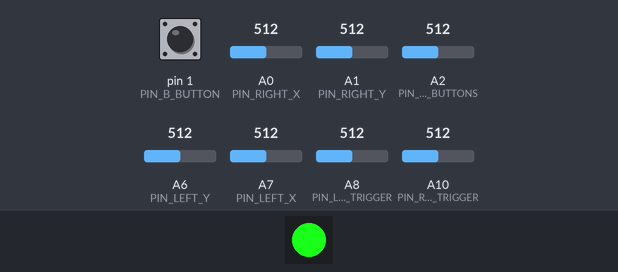
Bench run of a program on a simulated Arduino Micro, built with avr-gcc and run on an emulated ATmega32U4. On the bench: 1 RGB LEDs in strip order, left to right. The inputs (shaded band) are chosen by the test bench; at power-on: pin 1 (PIN_B_BUTTON) LOW, A0 (PIN_RIGHT_X) = 512, A1 (PIN_RIGHT_Y) = 512, A2 (PIN_START_BUTTONS) = 512, A6 (PIN_LEFT_Y) = 512, A7 (PIN_LEFT_X) = 512, A8 (PIN_LEFT_TRIGGER) = 512, A10 (PIN_RIGHT_TRIGGER) = 512. No radio packets arrive unless stated; what the program prints to the serial monitor is not drawn.

Above: at 0.1 s.
Timing chart, 0 to 1.6 s (numbered marks = the images above):
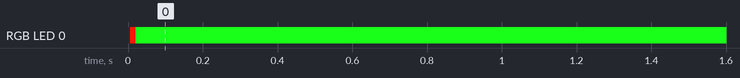

Measured:
- by itself, RGB LED 0: off → RGB(255, 25, 0) at 0.01 s, → RGB(25, 255, 25) 0.01 s later

The program:

main.cpp
```cpp
#include <Arduino.h>
#include <nRF24L01.h>
#include <RF24.h>
#include <Adafruit_NeoPixel.h>

#include "Controller.h"
#include "Colors.h"
#include "ControllerData.h"

RF24 radio(2, 12);  // CE, CSN
const byte address[5] = {'j', 'm', 'a', 't', 't'};

const float LOOP_INTERVAL = 16.666;  //60Hz in ms; how often to transmit new data
const short FAIL_INTERVAL = 250;  //250 ms; minimum period of consecutive failed transmissions before we consider connection lost
long previousMillis = 0;
long lastConnected = 0;
bool writeStatus = false;
const byte LED_PIN = 11;

Adafruit_NeoPixel pixel = Adafruit_NeoPixel(1, LED_PIN, NEO_GRB + NEO_KHZ800);
Controller controller;
ControllerData::ControllerDataStruct controllerData;

void setLED(const byte channels[3]);

void setup() {
    Serial.begin(9600);
    pixel.begin();
    radio.begin();
    radio.setPALevel(RF24_PA_MAX);
    radio.setDataRate(RF24_250KBPS); //low data rate improves range
    radio.openWritingPipe(address);
    radio.setRetries(3, 3); //1ms delay, 3 retries
    radio.stopListening();
    setLED(Colors::getInstance().RED); //start LED red until connection is made
    // TCCR2B = (TCCR2B & 0b11111000) | 0x01; //adjust PWM frequency for trigger motor whine
    Serial.println("starting up...");
}

void loop() {
    if((millis() - previousMillis) < LOOP_INTERVAL) {
        return;
    }
    previousMillis = millis();

    controller.gatherAllInputs();
    // controller.doRumbleMotors();
    controllerData = controller.getStruct();
    // Serial.println(controllerData.toString());

    writeStatus = radio.write(&controllerData, sizeof(controllerData));

    if(writeStatus == 1) {
        lastConnected = millis();
        setLED(Colors::getInstance().GREEN);
    } else {
        if((millis() - lastConnected) >= FAIL_INTERVAL) {
            setLED(Colors::getInstance().RED);
        }
    }
}

/**
 * Sets the onboard RGB led to the given color
 *
 * @param channels Red, green, & blue color channels for the LED
 */
void setLED(const byte channels[3]) {
    pixel.setPixelColor(0, pixel.Color(channels[0], channels[1], channels[2]));
    pixel.show();
}
```

Colors.h
```cpp
#ifndef COLORS_H
#define COLORS_H

#include "Arduino.h"

class Colors {
public:
    static Colors& getInstance() {
        static Colors INSTANCE;
        return INSTANCE;
    }

    const byte WHITE[3] = {255, 255, 255};
    const byte RED[3] = {255, 25, 0};
    const byte GREEN[3] = {25, 255, 25};
    const byte OFF[3] = {0, 0, 0};

private:
    Colors() {}

};

#endif
```

Controller.cpp
```cpp
#include "Controller.h"

Controller::Controller() {
    leftBumper = 0;
    rightBumper = 0;

    // pinMode(PIN_START, INPUT_PULLUP);
}

Controller::~Controller() {}

void Controller::gatherAllInputs() {
    // // bumpers are on A6 & A7 which are analogRead only, so we need to map to a binary value
    // leftBumper = map(analogRead(PIN_LEFT_BUMPER), 0, 1023, 0, 1);
    // rightBumper = map(analogRead(PIN_RIGHT_BUMPER), 0, 1023, 0, 1);

    // // start button uses carbon pads to short pullup resistor to ground, so we need to flip the value
    // start = map(digitalRead(PIN_START), 0, 1, 1, 0);

    // // triggers use hall-effect sensors, so we need to contrain them to a min & max range and then map to a clean 0-255
    // leftTrigger = constrain(analogRead(PIN_LEFT_TRIGGER), LEFT_TRIGGER_MAX, LEFT_TRIGGER_MIN);
    // leftTrigger = constrain(map(leftTrigger, LEFT_TRIGGER_MIN, LEFT_TRIGGER_MAX, 0, 255), 0, 255);
    // rightTrigger = constrain(analogRead(PIN_RIGHT_TRIGGER), RIGHT_TRIGGER_MAX, RIGHT_TRIGGER_MIN);
    // rightTrigger = constrain(map(rightTrigger, RIGHT_TRIGGER_MIN, RIGHT_TRIGGER_MAX, 0, 255), 0, 255);
    leftTrigger = analogRead(PIN_LEFT_TRIGGER);
    rightTrigger = analogRead(PIN_RIGHT_TRIGGER);

    // dpadUp = digitalRead(PIN_DPAD_UP);
    // dpadDown = digitalRead(PIN_DPAD_DOWN);
    // dpadLeft = digitalRead(PIN_DPAD_LEFT);
    // dpadRight = digitalRead(PIN_DPAD_RIGHT);

    leftStickX = mapJoystick(analogRead(PIN_LEFT_X), 539);
    leftStickY = mapJoystick(analogRead(PIN_LEFT_Y), 552, 27, 1023);
    rightStickX = mapJoystick(analogRead(PIN_RIGHT_X), 550);
    rightStickY = mapJoystick(analogRead(PIN_RIGHT_Y), 553);

    b = digitalRead(PIN_B_BUTTON);

    Serial.println(analogRead(PIN_START_BUTTONS));
}

ControllerData::ControllerDataStruct Controller::getStruct() {
    packageStruct();
    return data;
}

int Controller::mapJoystick(int value, int centerpoint, int min, int max) {
    // value = constrain(value, 0, 1023);
    // // remap the centerpoint and accomdate for a slight dead zone
    // if(value < (centerpoint - JOYSTICK_DEADZONE)) {
    //     value = map(constrain(value, min, 512), min, 512, -512, 0);
    // } else if(value > (centerpoint + JOYSTICK_DEADZONE)) {
    //     value = map(constrain(value, 512, max), 512, max, 0, 512);
    // } else {
    //     value = 0;
    // }
    // long curveMap = value;
    // // square and then linearly map to get a smoother curve
    // curveMap = curveMap * abs(curveMap); // use abs to preserve negative amplitude
    // value = map(curveMap, (-1L * JOYSTICK_CURVE_MAX), JOYSTICK_CURVE_MAX, 255, -255);
    return value;
}

void Controller::doRumbleMotors() {
    // byte triggerPosition = max(leftTrigger, rightTrigger);
    // byte vibration = map(triggerPosition, 0, 255, RUMBLE_MIN, RUMBLE_MAX);
    // if(vibration == RUMBLE_MIN) {
    //     vibration = 0;
    // }
    // analogWrite(PIN_VIBRATION, vibration);
}

void Controller::packageStruct() {
    data.leftTrigger = leftTrigger;
    data.rightTrigger = rightTrigger;
    data.leftX = leftStickX;
    data.leftY = leftStickY;
    data.rightX = rightStickX;
    data.rightY = rightStickY;

    // byte buttons[7] = {
    //                     leftBumper,
    //                     rightBumper,
    //                     start,
    //                     dpadUp,
    //                     dpadDown,
    //                     dpadLeft,
    //                     dpadRight
    //                 };

    // String buttonsBinary = "0";
    // for(byte i = 0; i < 7; i++) {
    //     buttonsBinary = String(buttonsBinary + (buttons[i] ? "1" : "0"));
    // }
    // data.buttons = strtol(buttonsBinary.c_str(), NULL, 2);
}
```

Controller.h
```cpp
#ifndef CONTROLLER_H
#define CONTROLLER_H

#include "ControllerData.h"
#include <Arduino.h>

class Controller {

public:
    Controller();
    ~Controller();

    /**
     * Updates the internal class state to represent the controller inputs. Also
     * performs any necessary scaling or remapping
     */
    void gatherAllInputs();

    /**
     * Provides voltage to the two rumble motors based on the trigger positions.
     */
    void doRumbleMotors();

    /**
     * Get's the current state of the controller as a minified
     * data structure for transmission
     *
     * @return A ControllerDataStruct representing the current controller inputs
     */
    ControllerData::ControllerDataStruct getStruct();

private:
    ControllerData::ControllerDataStruct data;

    // internal state variables
    byte leftBumper;
    byte rightBumper;
    byte start;
    byte select;
    byte capture;
    byte a;
    byte b;
    byte x;
    byte y;
    int leftTrigger;
    int rightTrigger;
    byte dpadUp;
    byte dpadDown;
    byte dpadLeft;
    byte dpadRight;
    int leftStickX;
    int leftStickY;
    int rightStickX;
    int rightStickY;

    // constants to help account for mechanical limits
    const int LEFT_TRIGGER_MIN = 526;
    const int LEFT_TRIGGER_MAX = 467;
    const int RIGHT_TRIGGER_MIN = 526;
    const int RIGHT_TRIGGER_MAX = 481;
    const int JOYSTICK_DEADZONE = 30;
    const long JOYSTICK_CURVE_MAX = 512L * 512L;
    const byte RUMBLE_MIN = 35;
    const byte RUMBLE_MAX = 70;

    // physical controller pinout
    const byte PIN_LEFT_X = A7;
    const byte PIN_LEFT_Y = A6;
    const byte PIN_RIGHT_X = A0;
    const byte PIN_RIGHT_Y = A1;
    const byte PIN_LEFT_TRIGGER = A8;
    const byte PIN_RIGHT_TRIGGER = A10;
    const byte PIN_B_BUTTON = 1;
    const byte PIN_AXY_BUTTONS = A3;
    const byte PIN_START_BUTTONS = A2;
    const byte PIN_DPAD = A5;
    const byte PIN_BUMPERS = A4;


    /**
     * Takes raw analog joystick values and cleans them up
     *
     * This function will re-center stick values to compensate for mechanical imperfections, as well
     * remap the values to a smoother curve and introduce a small deadzone in the center
     *
     * @param value The raw axis value read from the pin in the range 0 to 1023
     * @param centerpoint The value read from the pin when the thumbstick is in a neutral position
     * @param min The lowest value the joystick can reach, usually 0 barring any mechanical constraints
     * @param max The highest value the joystick can reach, usually 1023 barring any mechanical contraints
     * @return A mapped, centered thumbstick value in the range -255 to 255
     */
    int mapJoystick(int value, int centerpoint, int min=0, int max=1023);

    /**
     * Takes the internal class variables and packs them into a minimal struct for transmission.
     *
     * This functions minimizes using bit level operations to make the struct
     * as small as possible.
     */
    void packageStruct();

};

#endif
```

ControllerData.h
```cpp
#ifndef CONTROLLER_DATA_H
#define CONTROLLER_DATA_H

#include <Arduino.h>

class ControllerData {

public:

    struct ControllerDataStruct {
        int16_t leftTrigger;
        int16_t rightTrigger;
        int16_t leftX;
        int16_t leftY;
        int16_t rightX;
        int16_t rightY;
        // byte buttons;

        String toString() {
            return String(leftTrigger + String(" ")
                + rightTrigger + String(" ")
                + leftX + String(" ")
                + leftY + String(" ")
                + rightX + String(" ")
                + rightY + String(" "));
                // + String(buttons, BIN));
        }
    };

};

#endif
```
